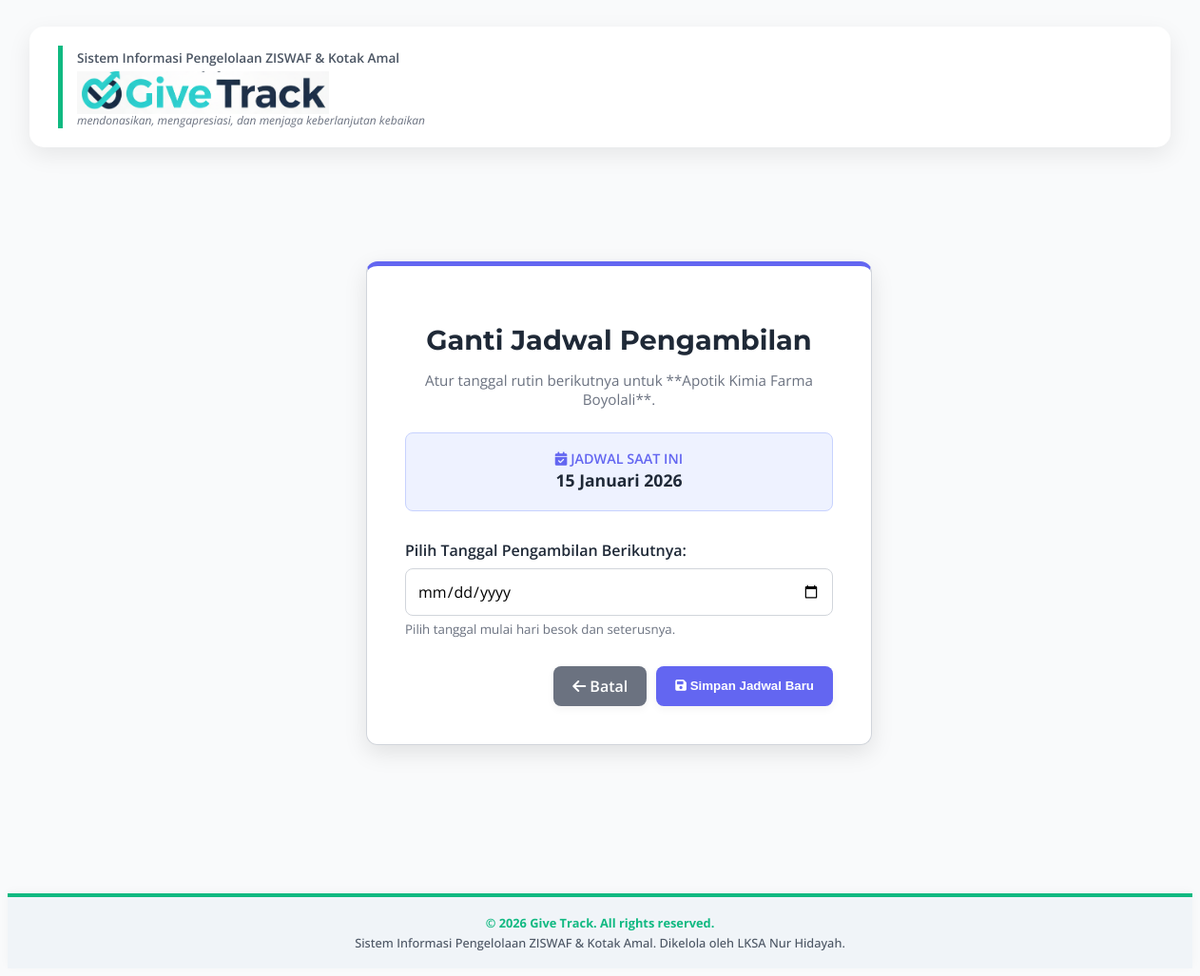
The page /pages/form_ganti_jadwal.php?id=KA_LKSA_NH_251103_002 (signed in) on the database its author committed.
### tables this page shows
CREATE TABLE `kotakamal` (
  `ID_KotakAmal` varchar(30) NOT NULL,
  `Id_lksa` varchar(25) NOT NULL,
  `Nama_Toko` varchar(150) NOT NULL,
  `Alamat_Toko` text NOT NULL COMMENT 'Alamat lengkap gabungan',
  `ID_Provinsi` varchar(100) DEFAULT NULL,
  `ID_Kabupaten` varchar(100) DEFAULT NULL,
  `ID_Kecamatan` varchar(100) DEFAULT NULL,
  `ID_Kelurahan` varchar(100) DEFAULT NULL,
  `Nama_Pemilik` varchar(100) DEFAULT NULL,
  `WA_Pemilik` varchar(20) DEFAULT NULL,
  `Email` varchar(100) DEFAULT NULL,
  `Google_Maps_Link` varchar(255) DEFAULT NULL,
  `Jadwal_Pengambilan` varchar(50) DEFAULT NULL COMMENT 'Bisa berupa tanggal YYYY-MM-DD atau deskripsi hari',
  `Ket` text COMMENT 'Keterangan tambahan',
  `Foto` varchar(255) DEFAULT NULL,
  `Latitude` decimal(10,8) DEFAULT NULL,
  `Longitude` decimal(11,8) DEFAULT NULL,
  `Status` enum('Active','Archived') NOT NULL DEFAULT 'Active'
);

### pages/form_ganti_jadwal.php (the view, shortened to what this page needs)
<?php
include '../config/database.php';
include '../includes/header.php';
$id_kotak_amal = $_GET['id'] ?? '';
$sql = "SELECT Nama_Toko, Jadwal_Pengambilan FROM KotakAmal WHERE ID_KotakAmal = ?";
$stmt = $conn->prepare($sql);
$stmt->bind_param("s", $id_kotak_amal);
$stmt->execute();
$result = $stmt->get_result();
$data_ka = $result->fetch_assoc();
$jadwal_db = $data_ka['Jadwal_Pengambilan'] ?? null;
$jadwal_saat_ini = 'Belum Diatur';
if ($jadwal_db && $jadwal_db !== '0000-00-00') {
    $timestamp = strtotime($jadwal_db);
    $bulan_indonesia = [
        'January' => 'Januari', 'February' => 'Februari', 'March' => 'Maret',
        'April' => 'April', 'May' => 'Mei', 'June' => 'Juni',
        'July' => 'Juli', 'August' => 'Agustus', 'September' => 'September',
        'October' => 'Oktober', 'November' => 'November', 'December' => 'Desember'
    ];
    $day = date('d', $timestamp);
    $month_en = date('F', $timestamp);
    $year = date('Y', $timestamp);
    $month_id = $bulan_indonesia[$month_en] ?? $month_en;
    $jadwal_saat_ini = $day . ' ' . $month_id . ' ' . $year;
}
?>
<div class="content" style="padding: 0; background: none; box-shadow: none;">
    <div class="form-card">
        <h1>Ganti Jadwal Pengambilan</h1>
        <p class="subtitle">Atur tanggal rutin berikutnya untuk **<?php echo htmlspecialchars($data_ka['Nama_Toko']); ?>**.</p>
        <div class="info-box-status">
            <small><i class="fas fa-calendar-check"></i> JADWAL SAAT INI</small>
            <strong><?php echo htmlspecialchars($jadwal_saat_ini); ?></strong>
        </div>
        <form action="proses_ganti_jadwal.php" method="POST">
            <div class="form-section">
                <div class="form-group">
                    <label>Pilih Tanggal Pengambilan Berikutnya:</label>
                    <input type="date" name="jadwal_baru" required min="<?php echo date('Y-m-d', strtotime('+1 day')); ?>" >
                    <small style="color: var(--cancel-color); display: block; margin-top: 5px;">Pilih tanggal mulai hari besok dan seterusnya.</small>
                </div>
            </div>
            <div class="form-actions">
                <a href="dana-kotak-amal.php" class="btn btn-action btn-cancel"><i class="fas fa-arrow-left"></i> Batal</a>
                <button type="submit" class="btn btn-action btn-save-schedule"><i class="fas fa-save"></i> Simpan Jadwal Baru</button>
            </div>
        </form>
    </div>
</div>
<?php
include '../includes/footer.php';
?>

### includes/header.php (style rules this page uses)
:root { --primary-color: #1F2937; --secondary-color: #10B981; --tertiary-color: #F9FAFB; --text-dark: #1F2937; --text-light: #fff; --bg-light: #F9FAFB; --border-color: #E5E7EB; --form-bg: #FFFFFF; }
body { font-family: 'Open Sans', sans-serif; background-color: var(--bg-light); background-size: cover; background-position: center; background-attachment: fixed; color: var(--text-dark); min-height: 100vh; overflow-x: hidden; }
.content { padding: 30px 40px; background-color: var(--form-bg); border-radius: 15px; box-shadow: 0 5px 20px rgba(0, 0, 0, 0.05); margin-top: 15px; display: flex; gap: 30px; align-items: flex-start; }
.btn { padding: 10px 20px; border: none; cursor: pointer; text-decoration: none; border-radius: 8px; font-weight: 600; transition: transform 0.2s, box-shadow 0.2s; display: inline-block; box-shadow: 0 3px 8px rgba(0, 0, 0, 0.05); }
.btn-cancel { background: #6B7280; color: white; }
.form-section { margin-bottom: 25px; }
.form-group { margin-bottom: 15px; }
.form-group input, .form-group select, .form-group textarea { width: 100%; padding: 10px; border: 1px solid var(--border-color); border-radius: 8px; box-sizing: border-box; font-size: 0.95em; font-family: 'Open Sans', sans-serif; transition: border-color 0.3s; }
.form-actions { display: flex; gap: 10px; justify-content: flex-end; margin-top: 25px; }

### pages/form_ganti_jadwal.php (style rules this page uses)
:root { --primary-color: #1F2937; --accent-color: #06B6D4; --schedule-color: #6366F1; --success-color: #059669; --cancel-color: #6B7280; --border-color: #D1D5DB; --input-focus: #6366F1; }
.content { display: flex !important; flex-direction: column; justify-content: center; align-items: center; min-height: 80vh; padding: 20px !important; box-shadow: none !important; background: none !important; width: 100%; margin-top: 0 !important; }
.form-card { max-width: 450px; width: 100%; padding: 40px; background-color: #fff; border-radius: 12px; box-shadow: 0 8px 25px rgba(0,0,0,0.1); border: 1px solid var(--border-color); border-top: 5px solid var(--schedule-color); margin: 0; }
.form-card h1 { font-family: 'Montserrat', sans-serif; font-size: 1.8em; color: var(--primary-color); font-weight: 700; text-align: center; margin-bottom: 5px; }
.form-card p.subtitle { color: var(--cancel-color); text-align: center; margin-bottom: 25px; font-size: 0.95em; }
.info-box-status { background-color: #EEF2FF; padding: 15px; border-radius: 8px; margin-bottom: 30px; border: 1px solid #C7D2FE; text-align: center; }
.info-box-status strong { color: var(--primary-color); font-weight: 700; display: block; font-size: 1.1em; margin-bottom: 5px; }
.info-box-status small { color: var(--schedule-color); font-weight: 600; font-size: 0.9em; }
.form-group label { font-weight: 600; color: var(--primary-color); margin-bottom: 8px; display: block; font-size: 1em; }
.form-group input[type="date"] { width: 100%; padding: 12px; border: 1px solid var(--border-color); border-radius: 8px; box-sizing: border-box; font-size: 1em; background-color: white; transition: border-color 0.3s, box-shadow 0.3s; }
.form-actions { display: flex; justify-content: flex-end; gap: 10px; margin-top: 30px; }
.btn-action { padding: 10px 20px; border-radius: 8px; font-weight: 600; transition: transform 0.2s, box-shadow 0.2s; }
.btn-save-schedule { background-color: var(--schedule-color); color: white; }
.btn-cancel { background-color: var(--cancel-color); }

### rows shown on the page
kotakamal: Nama_Toko "Apotik Kimia Farma Boyolali", Jadwal_Pengambilan "15 Januari 2026"
